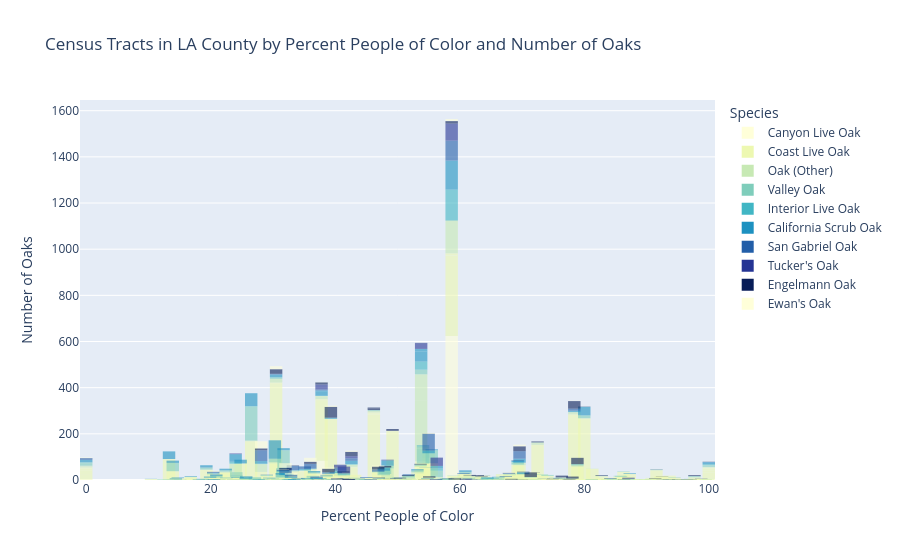

Here is the notebook cell this chart was saved with:
### Code cell
fig = px.bar(oak_filtered,
       x='Percent Nonwhite',
       y='count',
       color='common_name',
       color_discrete_sequence=px.colors.sequential.YlGnBu,
       labels={'Percent Nonwhite': 'Percent People of Color', 'count': 'Number of Oaks','common_name': 'Species'},
       title='Census Tracts in LA County by Percent People of Color and Number of Oaks'
)
fig.update_traces(marker_line_width=0, marker_opacity=0.6, width=2)
fig.show()

### Figure 1 — Plotly figure (JSON) as saved in the notebook; plotly's stock layout.template omitted (floating-point values rounded to 4 significant figures; data arrays with more than 128 entries replaced by an {"elided": "..."} marker saying what was removed)
{"data": [{"alignmentgroup": "True", "hovertemplate": "Species=Canyon Live Oak<br>Percent People of Color=%{x}<br>Number of Oaks=%{y}<extra></extra>", "legendgroup": "Canyon Live Oak", "marker": {"color": "rgb(255,255,217)", "line": {"width": 0}, "opacity": 0.6, "pattern": {"shape": ""}}, "name": "Canyon Live Oak", "offsetgroup": "Canyon Live Oak", "orientation": "v", "showlegend": true, "textposition": "auto", "type": "bar", "width": 2, "x": [58.7, 37.8, 53.8, 30.5, 55.5, 41.4, 78.4, 24, 53.8, 53.7, 35.1, 69.6, 46.9, 100, 38.9, 33.2, 36.4, 40.8, 48.4, 20.4, 56.3, 72.5, 49.2, 55, 97, 54.1, 59.5, 53.2, 60.8, 27.4, 63.9, 49.8, 28.1, 67.4, 45, 73.7, 43.8, 41.3, 78.9, 78.1, 40.3, 38.6, 86.6, 86.3, 36, 93.1, 33.6, 13.9, 0], "xaxis": "x", "y": [624, 83, 46, 27, 19, 14, 11, 10, 10, 10, 8, 6, 6, 5, 5, 4, 4, 3, 3, 2, 2, 2, 2, 2, 1, 1, 1, 1, 1, 1, 1, 1, 1, 1, 1, 1, 1, 1, 1, 1, 1, 1, 1, 1, 1, 1, 1, 1, 1], "yaxis": "y"}, {"alignmentgroup": "True", "hovertemplate": "Species=Coast Live Oak<br>Percent People of Color=%{x}<br>Number of Oaks=%{y}<extra></extra>", "legendgroup": "Coast Live Oak", "marker": {"color": "rgb(237,248,177)", "line": {"width": 0}, "opacity": 0.6, "pattern": {"shape": ""}}, "name": "Coast Live Oak", "offsetgroup": "Coast Live Oak", "orientation": "v", "showlegend": true, "textposition": "auto", "type": "bar", "width": 2, "x": {"elided": "490 float values"}, "xaxis": "x", "y": {"elided": "490 int values"}, "yaxis": "y"}, {"alignmentgroup": "True", "hovertemplate": "Species=Oak (Other)<br>Percent People of Color=%{x}<br>Number of Oaks=%{y}<extra></extra>", "legendgroup": "Oak (Other)", "marker": {"color": "rgb(199,233,180)", "line": {"width": 0}, "opacity": 0.6, "pattern": {"shape": ""}}, "name": "Oak (Other)", "offsetgroup": "Oak (Other)", "orientation": "v", "showlegend": true, "textposition": "auto", "type": "bar", "width": 2, "x": {"elided": "140 float values"}, "xaxis": "x", "y": {"elided": "140 int values"}, "yaxis": "y"}, {"alignmentgroup": "True", "hovertemplate": "Species=Valley Oak<br>Percent People of Color=%{x}<br>Number of Oaks=%{y}<extra></extra>", "legendgroup": "Valley Oak", "marker": {"color": "rgb(127,205,187)", "line": {"width": 0}, "opacity": 0.6, "pattern": {"shape": ""}}, "name": "Valley Oak", "offsetgroup": "Valley Oak", "orientation": "v", "showlegend": true, "textposition": "auto", "type": "bar", "width": 2, "x": {"elided": "136 float values"}, "xaxis": "x", "y": {"elided": "136 int values"}, "yaxis": "y"}, {"alignmentgroup": "True", "hovertemplate": "Species=Interior Live Oak<br>Percent People of Color=%{x}<br>Number of Oaks=%{y}<extra></extra>", "legendgroup": "Interior Live Oak", "marker": {"color": "rgb(65,182,196)", "line": {"width": 0}, "opacity": 0.6, "pattern": {"shape": ""}}, "name": "Interior Live Oak", "offsetgroup": "Interior Live Oak", "orientation": "v", "showlegend": true, "textposition": "auto", "type": "bar", "width": 2, "x": [58.7, 53.8, 56.3, 24, 41.4, 100, 35.1, 42.6, 48.4, 28.1, 54.1, 0, 26.5, 25.6, 54.1, 53.7, 27.7, 46.9, 71.4, 78.4, 30.5, 37.8, 84.6, 36.7, 87.1, 31.6], "xaxis": "x", "y": [132, 35, 10, 8, 4, 3, 3, 2, 2, 2, 2, 1, 1, 1, 1, 1, 1, 1, 1, 1, 1, 1, 1, 1, 1, 1], "yaxis": "y"}, {"alignmentgroup": "True", "hovertemplate": "Species=California Scrub Oak<br>Percent People of Color=%{x}<br>Number of Oaks=%{y}<extra></extra>", "legendgroup": "California Scrub Oak", "marker": {"color": "rgb(29,145,192)", "line": {"width": 0}, "opacity": 0.6, "pattern": {"shape": ""}}, "name": "California Scrub Oak", "offsetgroup": "California Scrub Oak", "orientation": "v", "showlegend": true, "textposition": "auto", "type": "bar", "width": 2, "x": [58.7, 30.3, 26.5, 53.8, 80, 24, 13.3, 48.4, 69.6, 37.8, 24.8, 42.6, 30.5, 28.1, 56.3, 55, 53.8, 13.9, 0, 19.3, 47.8, 31.7, 32, 100, 25.7, 70.2, 36.6, 22.4, 60.9, 31.4, 32.9, 53.2, 20.9, 37.8, 19.9, 37, 69.3, 39.3, 78.4, 55.5, 40.1, 35.5, 35.1, 41.4, 40.8, 14.4, 14.7, 32.7, 32.3, 20.4, 16.8, 29.4, 37.6, 33.4, 87.3, 24.3, 38.9, 64.5, 47.8, 54.8, 25.6, 18.1, 18.7, 36, 43.8, 78.9, 66.2, 31.6, 64.4, 51.8, 22.5, 27.7, 54.1, 33.2, 10.4, 57.8, 57.5, 25.6, 24.2, 23.6, 54.5, 51.9, 65.3, 64.4, 28.6, 66.1, 47, 21.4, 20.6, 45, 29, 76, 30, 20.5, 20.2, 38.7, 81.2, 84.2, 87.1, 34.2, 94.5, 32.4, 56.2], "xaxis": "x", "y": [126, 80, 56, 44, 37, 33, 33, 23, 17, 17, 16, 14, 12, 11, 11, 11, 11, 10, 10, 10, 10, 9, 9, 9, 8, 8, 7, 7, 7, 7, 6, 6, 6, 6, 5, 5, 5, 5, 5, 4, 4, 4, 4, 4, 4, 4, 3, 3, 3, 3, 3, 3, 3, 3, 3, 3, 3, 3, 3, 2, 2, 2, 2, 2, 2, 2, 2, 2, 2, 2, 2, 2, 2, 2, 1, 1, 1, 1, 1, 1, 1, 1, 1, 1, 1, 1, 1, 1, 1, 1, 1, 1, 1, 1, 1, 1, 1, 1, 1, 1, 1, 1, 1], "yaxis": "y"}, {"alignmentgroup": "True", "hovertemplate": "Species=San Gabriel Oak<br>Percent People of Color=%{x}<br>Number of Oaks=%{y}<extra></extra>", "legendgroup": "San Gabriel Oak", "marker": {"color": "rgb(34,94,168)", "line": {"width": 0}, "opacity": 0.6, "pattern": {"shape": ""}}, "name": "San Gabriel Oak", "offsetgroup": "San Gabriel Oak", "orientation": "v", "showlegend": true, "textposition": "auto", "type": "bar", "width": 2, "x": [58.7, 55, 28.1, 69.6, 36, 33.2, 40.8, 32, 42.6, 35.1, 46.9, 78.4, 32.9, 0, 37, 31.6, 38.9, 37.8, 20.4, 45, 30.5, 51.8, 49.8, 60.6, 67.9, 67.4, 70.2, 84.2, 47, 96.5, 54.8, 58.7, 62.8, 61.8, 63.9, 20.5, 20.9, 69.3, 29, 73.5, 43.8, 76, 92.6, 100], "xaxis": "x", "y": [85, 73, 47, 33, 20, 18, 13, 12, 11, 11, 10, 9, 8, 7, 6, 5, 5, 4, 4, 3, 3, 3, 3, 3, 3, 3, 2, 2, 2, 1, 1, 1, 1, 1, 1, 1, 1, 1, 1, 1, 1, 1, 1, 1], "yaxis": "y"}, {"alignmentgroup": "True", "hovertemplate": "Species=Tucker's Oak<br>Percent People of Color=%{x}<br>Number of Oaks=%{y}<extra></extra>", "legendgroup": "Tucker's Oak", "marker": {"color": "rgb(37,52,148)", "line": {"width": 0}, "opacity": 0.6, "pattern": {"shape": ""}}, "name": "Tucker's Oak", "offsetgroup": "Tucker's Oak", "orientation": "v", "showlegend": true, "textposition": "auto", "type": "bar", "width": 2, "x": [58.7, 56.3, 41.4, 53.8, 37.8, 40.8, 42.6, 87.1, 61, 40.3, 56.2, 42.1, 48.4, 24, 45.7, 61.9, 37.2], "xaxis": "x", "y": [74, 36, 28, 25, 22, 14, 9, 5, 5, 5, 3, 3, 3, 3, 2, 1, 1], "yaxis": "y"}, {"alignmentgroup": "True", "hovertemplate": "Species=Engelmann Oak<br>Percent People of Color=%{x}<br>Number of Oaks=%{y}<extra></extra>", "legendgroup": "Engelmann Oak", "marker": {"color": "rgb(8,29,88)", "line": {"width": 0}, "opacity": 0.6, "pattern": {"shape": ""}}, "name": "Engelmann Oak", "offsetgroup": "Engelmann Oak", "orientation": "v", "showlegend": true, "textposition": "auto", "type": "bar", "width": 2, "x": [39.3, 78.4, 78.9, 69.6, 71.4, 30.5, 42.6, 38.9, 46.9, 32, 58.7, 78.1, 37.8, 36, 76.4, 28.1, 49.2, 48, 46.2, 55.1, 59.2, 51.7, 62.9, 46.2, 72.5, 41.3, 42.2, 97.7, 68.3, 53.7, 50.4, 82.8, 91.4, 47, 61.6, 63.5, 33.2, 0, 98.8, 97.1, 55, 58.1, 53.8, 54.3, 48.7, 67.9, 69.3, 70.2, 70, 71.9, 41.8, 75, 74.9, 41.2, 20.4, 77.7, 77.5, 41.4, 80, 38.6, 84.2, 86.4, 92.5, 91.6, 93.6, 34.1, 95.1, 100], "xaxis": "x", "y": [47, 33, 27, 21, 20, 20, 19, 15, 12, 11, 11, 9, 9, 9, 8, 8, 8, 7, 7, 6, 5, 4, 4, 4, 4, 4, 4, 4, 3, 3, 3, 3, 2, 2, 2, 2, 2, 1, 1, 1, 1, 1, 1, 1, 1, 1, 1, 1, 1, 1, 1, 1, 1, 1, 1, 1, 1, 1, 1, 1, 1, 1, 1, 1, 1, 1, 1, 1], "yaxis": "y"}, {"alignmentgroup": "True", "hovertemplate": "Species=Ewan's Oak<br>Percent People of Color=%{x}<br>Number of Oaks=%{y}<extra></extra>", "legendgroup": "Ewan's Oak", "marker": {"color": "rgb(255,255,217)", "line": {"width": 0}, "opacity": 0.6, "pattern": {"shape": ""}}, "name": "Ewan's Oak", "offsetgroup": "Ewan's Oak", "orientation": "v", "showlegend": true, "textposition": "auto", "type": "bar", "width": 2, "x": [28.1, 32, 36, 30.5, 58.7, 69.6, 32.9, 38.9, 42.6, 39.3, 46.9, 20.4, 84.2, 55, 40.8, 67.9, 31.6, 0, 54.8, 62.8, 47, 71.4, 78.4, 37.8, 37.5, 37], "xaxis": "x", "y": [31, 20, 17, 13, 9, 7, 7, 5, 5, 5, 5, 4, 3, 3, 2, 2, 2, 2, 1, 1, 1, 1, 1, 1, 1, 1], "yaxis": "y"}], "layout": {"autosize": true, "barmode": "relative", "legend": {"title": {"text": "Species"}, "tracegroupgap": 0}, "title": {"text": "Census Tracts in LA County by Percent People of Color and Number of Oaks"}, "xaxis": {"anchor": "y", "autorange": true, "domain": [0, 1], "range": [-1, 101], "title": {"text": "Percent People of Color"}, "type": "linear"}, "yaxis": {"anchor": "x", "autorange": true, "domain": [0, 1], "range": [0, 1646.0], "title": {"text": "Number of Oaks"}, "type": "linear"}}}
